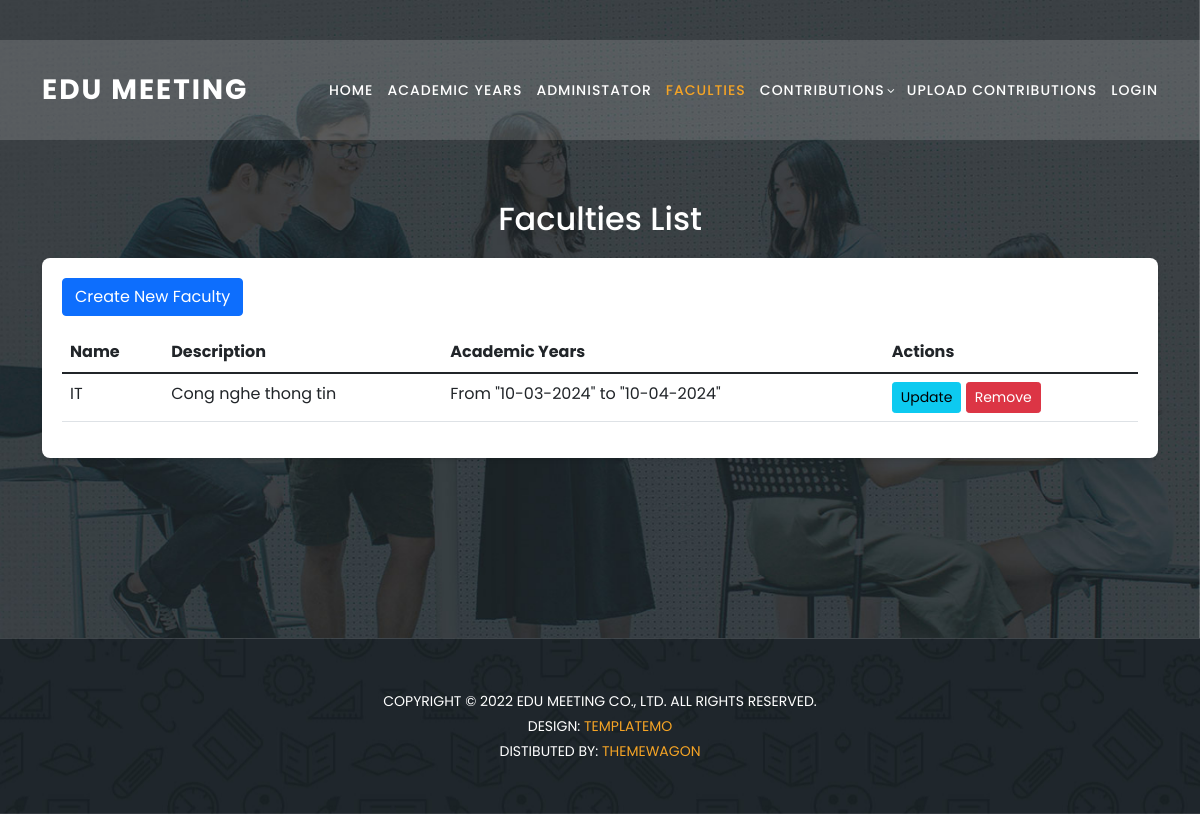
Before: /faculties/ with the older database file.
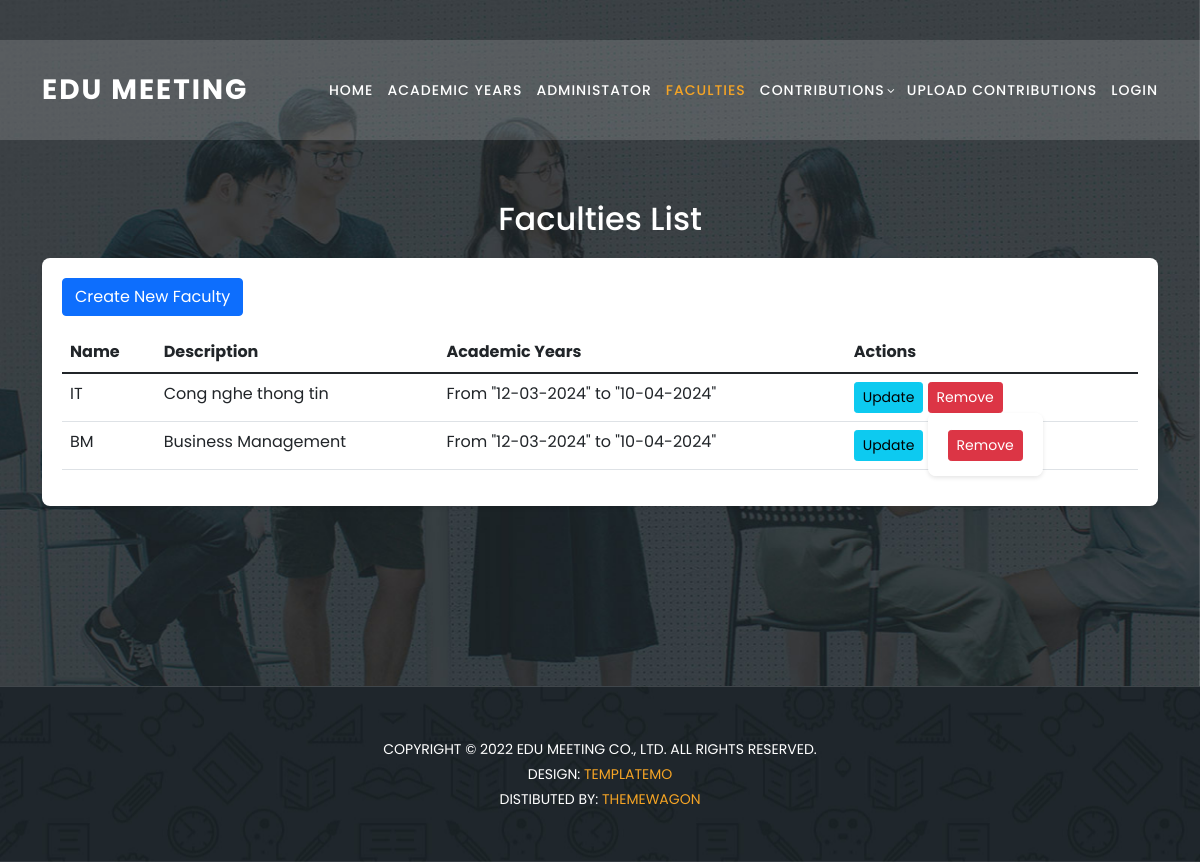
After: the same page with the newer database file.
### home/models.py (models this page shows, shortened)
class Faculties(models.Model):
    name = models.CharField(max_length = 40)
    description = models.TextField(null =True)
    academicYear = models.ForeignKey(AcademicYear, on_delete = models.CASCADE)

class AcademicYear(models.Model):
    closure = models.DateTimeField()
    finalClosure = models.DateTimeField()

### home/views.py (the view)
# urls.py: path('faculties/', views.list_faculties, name='list_faculties'),
def list_faculties(request):
    faculties = Faculties.objects.all().select_related('academicYear')
    return render(request, 'list_faculties.html', {'faculties': faculties})

### templates/list_faculties.html (shortened to what this page needs)
{%load static%}
<!DOCTYPE html>
<html lang="en">
  <head>
    <link
      href="{% static 'vendor/bootstrap/css/bootstrap.min.css' %}"
      rel="stylesheet"
    />
    <link rel="stylesheet" href="{% static 'css/fontawesome.css' %}" />
    <link
      rel="stylesheet"
      href="{% static 'css/templatemo-edu-meeting.css' %}"
    />
    <link rel="stylesheet" href="{% static 'css/owl.css' %}" />
    <link rel="stylesheet" href="{% static 'css/lightbox.css' %}" />
  </head>
  <body>
    <header class="header-area header-sticky">
      <div class="container">
        <div class="row">
          <div class="col-12">
            <nav class="main-nav">
              <a href="{% url "home" %}" class="logo">
                Edu Meeting
              </a>
              <ul class="nav">
                <li>
                  <a href="{% url "home" %}">Home</a>
                </li>
                <li>
                  <a href="{% url "list_academic_years" %}">Academic Years</a>
                </li>
                <li>
                  <a href="{% url "statistical_analysis" %}">Administator</a>
                </li>
                <li>
                  <a href="{% url "list_faculties" %}" class="active">Faculties</a>
                </li>
                <li class="has-sub">
                  <a href="javascript:void(0)">Contributions</a>
                </li>
                <li>
                  <a href="{% url 'file_upload'%}">Upload Contributions</a>
                </li>
                {% if user.is_authenticated %}
                <li >
                  <a href="{%url 'profile' %}">hello {{request.user.username}}</a>
                </li>
                <li>
                  <a href="{% url 'logout'%}">Logout</a>
                </li>
                {% else %}
                <li>
                  <a href="{% url 'login' %}">Login</a>
                </li>
                {% endif %}
              </ul>
            </nav>
          </div>
        </div>
      </div>
    </header>
    <section class="apply-now" id="apply">
      <div class="container">
        <h2>Faculties List</h2>
        <form method="post" enctype="">
          <a href="{% url 'create_faculty' %}" class="btn btn-primary">Create New Faculty</a>
          <table class="table mt-3">
            <thead class="thead-dark">
              <tr>
                <th scope="col">Name</th>
                <th scope="col">Description</th>
                <th scope="col">Academic Years</th>
                <th scope="col">Actions</th>
              </tr>
            </thead>
            <tbody>
                {% for faculty in faculties %}
                <tr>
                    <td>{{ faculty.name }}</td>
                    <td>{{ faculty.description }}</td>
                    <td>From "{{ faculty.academicYear.closure|date:"d-m-Y" }}" to "{{ faculty.academicYear.finalClosure|date:"d-m-Y" }}"</td>
                    <td>
                        <a href="{% url 'update_faculty' faculty.id %}" class="btn btn-info btn-sm">Update</a>
                        <form action="{% url 'remove_faculty' faculty.id %}" method="post" style="display:inline;">
                            <button type="submit" class="btn btn-danger btn-sm">
                                Remove
                            </button>
                        </form>
                    </td>
                </tr>
                {% endfor %}
            </tbody>
          </table>
        </form>
      </div>
    </section>
    <section class="contact-us" id="contact">
      <div class="footer">
        <p>
          Copyright © 2022 Edu Meeting Co., Ltd. All Rights Reserved.
          <br />
          Design:
          <a
            href="https://templatemo.com"
            target="_parent"
            title="free css templates"
            >TemplateMo</a>
          <br />
          Distibuted By:
          <a
            href="https://themewagon.com"
            target="_blank"
            title="Build Better UI, Faster"
            >ThemeWagon</a>
        </p>
      </div>
    </section>
  </body>
</html>

Changed rows visible on the page:
changed through a linked row, Faculties "IT": academicYear.closure "10-03-2024" → "12-03-2024"
added Faculties: name "BM", description "Business Management", academicYear.closure "12-03-2024", academicYear.finalClosure "10-04-2024"
